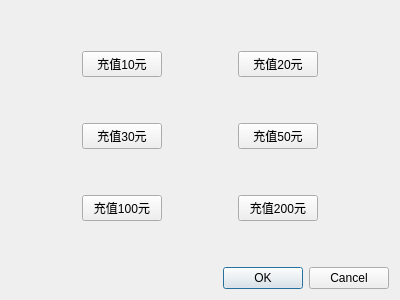
<?xml version="1.0" encoding="UTF-8"?>
<ui version="4.0">
 <class>ChargeDialog</class>
 <widget class="QDialog" name="ChargeDialog">
  <property name="geometry">
   <rect>
    <x>0</x>
    <y>0</y>
    <width>400</width>
    <height>300</height>
   </rect>
  </property>
  <property name="windowTitle">
   <string>Dialog</string>
  </property>
  <layout class="QVBoxLayout" name="verticalLayout">
   <item>
    <spacer name="verticalSpacer">
     <property name="orientation">
      <enum>Qt::Orientation::Vertical</enum>
     </property>
     <property name="sizeHint" stdset="0">
      <size>
       <width>20</width>
       <height>41</height>
      </size>
     </property>
    </spacer>
   </item>
   <item>
    <layout class="QHBoxLayout" name="horizontalLayout">
     <item>
      <spacer name="horizontalSpacer_5">
       <property name="orientation">
        <enum>Qt::Orientation::Horizontal</enum>
       </property>
       <property name="sizeHint" stdset="0">
        <size>
         <width>40</width>
         <height>20</height>
        </size>
       </property>
      </spacer>
     </item>
     <item>
      <widget class="QPushButton" name="pb_charge_10">
       <property name="text">
        <string>充值10元</string>
       </property>
       <property name="checkable">
        <bool>true</bool>
       </property>
       <property name="autoExclusive">
        <bool>true</bool>
       </property>
       <attribute name="buttonGroup">
        <string notr="true">charge_button_group</string>
       </attribute>
      </widget>
     </item>
     <item>
      <spacer name="horizontalSpacer">
       <property name="orientation">
        <enum>Qt::Orientation::Horizontal</enum>
       </property>
       <property name="sizeHint" stdset="0">
        <size>
         <width>40</width>
         <height>20</height>
        </size>
       </property>
      </spacer>
     </item>
     <item>
      <widget class="QPushButton" name="pb_charge_20">
       <property name="text">
        <string>充值20元</string>
       </property>
       <property name="checkable">
        <bool>true</bool>
       </property>
       <property name="autoExclusive">
        <bool>true</bool>
       </property>
       <attribute name="buttonGroup">
        <string notr="true">charge_button_group</string>
       </attribute>
      </widget>
     </item>
     <item>
      <spacer name="horizontalSpacer_6">
       <property name="orientation">
        <enum>Qt::Orientation::Horizontal</enum>
       </property>
       <property name="sizeHint" stdset="0">
        <size>
         <width>40</width>
         <height>20</height>
        </size>
       </property>
      </spacer>
     </item>
    </layout>
   </item>
   <item>
    <spacer name="verticalSpacer_2">
     <property name="orientation">
      <enum>Qt::Orientation::Vertical</enum>
     </property>
     <property name="sizeHint" stdset="0">
      <size>
       <width>20</width>
       <height>41</height>
      </size>
     </property>
    </spacer>
   </item>
   <item>
    <layout class="QHBoxLayout" name="horizontalLayout_2">
     <item>
      <spacer name="horizontalSpacer_7">
       <property name="orientation">
        <enum>Qt::Orientation::Horizontal</enum>
       </property>
       <property name="sizeHint" stdset="0">
        <size>
         <width>40</width>
         <height>20</height>
        </size>
       </property>
      </spacer>
     </item>
     <item>
      <widget class="QPushButton" name="pb_charge_30">
       <property name="text">
        <string>充值30元</string>
       </property>
       <property name="checkable">
        <bool>true</bool>
       </property>
       <property name="autoExclusive">
        <bool>true</bool>
       </property>
       <attribute name="buttonGroup">
        <string notr="true">charge_button_group</string>
       </attribute>
      </widget>
     </item>
     <item>
      <spacer name="horizontalSpacer_2">
       <property name="orientation">
        <enum>Qt::Orientation::Horizontal</enum>
       </property>
       <property name="sizeHint" stdset="0">
        <size>
         <width>40</width>
         <height>20</height>
        </size>
       </property>
      </spacer>
     </item>
     <item>
      <widget class="QPushButton" name="pb_charge_50">
       <property name="text">
        <string>充值50元</string>
       </property>
       <property name="checkable">
        <bool>true</bool>
       </property>
       <property name="autoExclusive">
        <bool>true</bool>
       </property>
       <attribute name="buttonGroup">
        <string notr="true">charge_button_group</string>
       </attribute>
      </widget>
     </item>
     <item>
      <spacer name="horizontalSpacer_8">
       <property name="orientation">
        <enum>Qt::Orientation::Horizontal</enum>
       </property>
       <property name="sizeHint" stdset="0">
        <size>
         <width>40</width>
         <height>20</height>
        </size>
       </property>
      </spacer>
     </item>
    </layout>
   </item>
   <item>
    <spacer name="verticalSpacer_3">
     <property name="orientation">
      <enum>Qt::Orientation::Vertical</enum>
     </property>
     <property name="sizeHint" stdset="0">
      <size>
       <width>20</width>
       <height>41</height>
      </size>
     </property>
    </spacer>
   </item>
   <item>
    <layout class="QHBoxLayout" name="horizontalLayout_3">
     <item>
      <spacer name="horizontalSpacer_9">
       <property name="orientation">
        <enum>Qt::Orientation::Horizontal</enum>
       </property>
       <property name="sizeHint" stdset="0">
        <size>
         <width>40</width>
         <height>20</height>
        </size>
       </property>
      </spacer>
     </item>
     <item>
      <widget class="QPushButton" name="pb_charge_100">
       <property name="text">
        <string>充值100元</string>
       </property>
       <property name="checkable">
        <bool>true</bool>
       </property>
       <property name="autoExclusive">
        <bool>true</bool>
       </property>
       <attribute name="buttonGroup">
        <string notr="true">charge_button_group</string>
       </attribute>
      </widget>
     </item>
     <item>
      <spacer name="horizontalSpacer_3">
       <property name="orientation">
        <enum>Qt::Orientation::Horizontal</enum>
       </property>
       <property name="sizeHint" stdset="0">
        <size>
         <width>40</width>
         <height>20</height>
        </size>
       </property>
      </spacer>
     </item>
     <item>
      <widget class="QPushButton" name="pb_charge_200">
       <property name="text">
        <string>充值200元</string>
       </property>
       <property name="checkable">
        <bool>true</bool>
       </property>
       <property name="autoExclusive">
        <bool>true</bool>
       </property>
       <attribute name="buttonGroup">
        <string notr="true">charge_button_group</string>
       </attribute>
      </widget>
     </item>
     <item>
      <spacer name="horizontalSpacer_10">
       <property name="orientation">
        <enum>Qt::Orientation::Horizontal</enum>
       </property>
       <property name="sizeHint" stdset="0">
        <size>
         <width>40</width>
         <height>20</height>
        </size>
       </property>
      </spacer>
     </item>
    </layout>
   </item>
   <item>
    <spacer name="verticalSpacer_4">
     <property name="orientation">
      <enum>Qt::Orientation::Vertical</enum>
     </property>
     <property name="sizeHint" stdset="0">
      <size>
       <width>20</width>
       <height>41</height>
      </size>
     </property>
    </spacer>
   </item>
   <item>
    <widget class="QDialogButtonBox" name="buttonBox">
     <property name="orientation">
      <enum>Qt::Orientation::Horizontal</enum>
     </property>
     <property name="standardButtons">
      <set>QDialogButtonBox::StandardButton::Cancel|QDialogButtonBox::StandardButton::Ok</set>
     </property>
    </widget>
   </item>
  </layout>
 </widget>
 <resources/>
 <connections>
  <connection>
   <sender>buttonBox</sender>
   <signal>accepted()</signal>
   <receiver>ChargeDialog</receiver>
   <slot>accept()</slot>
   <hints>
    <hint type="sourcelabel">
     <x>248</x>
     <y>254</y>
    </hint>
    <hint type="destinationlabel">
     <x>157</x>
     <y>274</y>
    </hint>
   </hints>
  </connection>
  <connection>
   <sender>buttonBox</sender>
   <signal>rejected()</signal>
   <receiver>ChargeDialog</receiver>
   <slot>reject()</slot>
   <hints>
    <hint type="sourcelabel">
     <x>316</x>
     <y>260</y>
    </hint>
    <hint type="destinationlabel">
     <x>286</x>
     <y>274</y>
    </hint>
   </hints>
  </connection>
 </connections>
 <buttongroups>
  <buttongroup name="charge_button_group"/>
 </buttongroups>
</ui>
